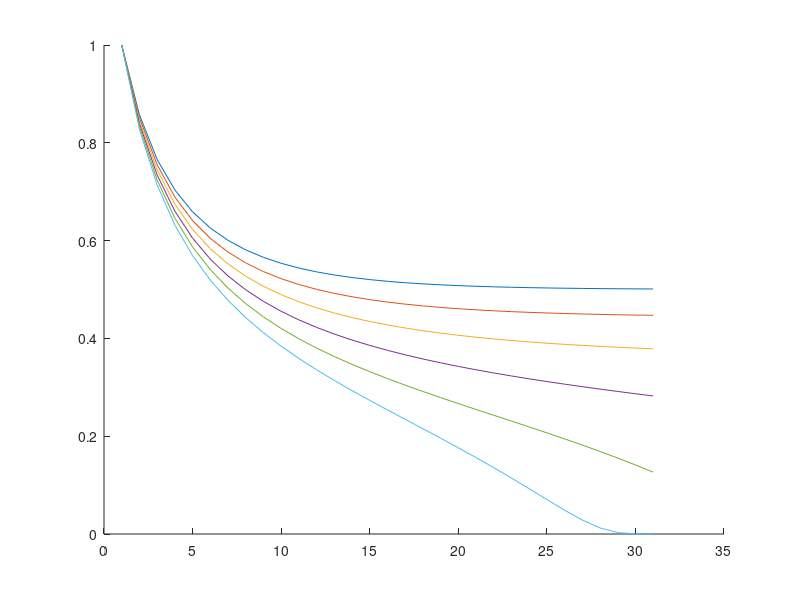

The MATLAB source for this figure:

clc
clear all
close all


%____________________________
%Parameters

R = 1.2;
y0 = 1;
M = 0.5;
dt=0.1;
tMax=3;
timeIterations=tMax/dt;
tidssteg=[1:timeIterations+1];
Svektor=[0:0.01:0.05];
y(1)=y0;


%___________________________
%Code
tick=1;
for S=Svektor
    for i=1:timeIterations
    y(i+1)=(R*(y(i)^2))/(((R-1)*(y(i)^2)/M)+y(i)+S);
    end
    hold on
    tick=tick+1;
    plot(tidssteg,y)
end